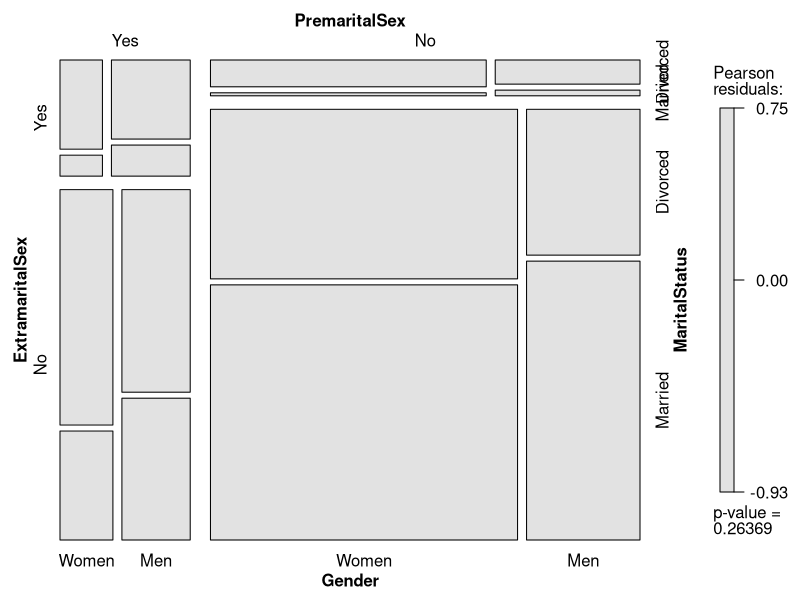
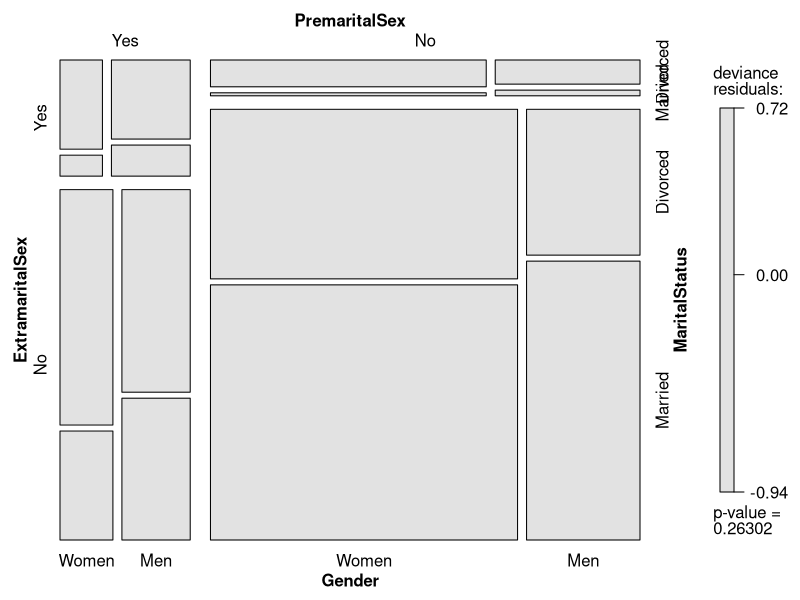
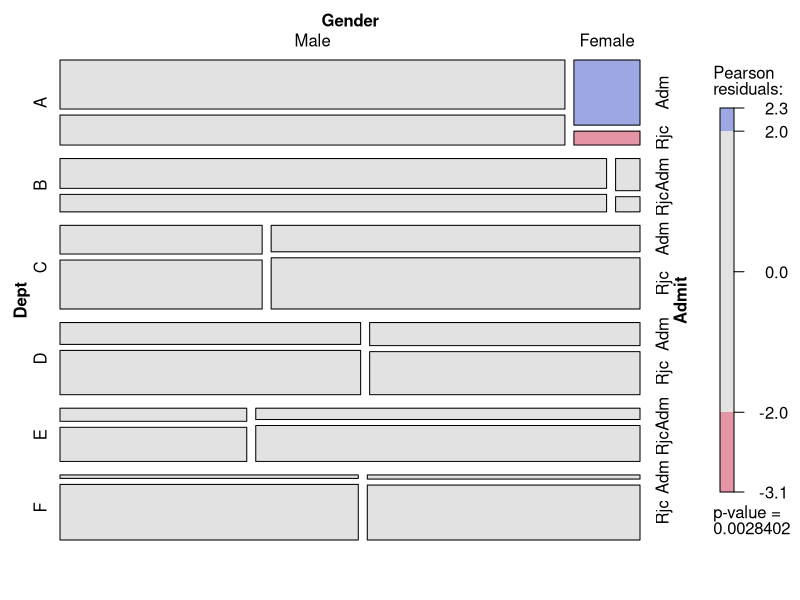
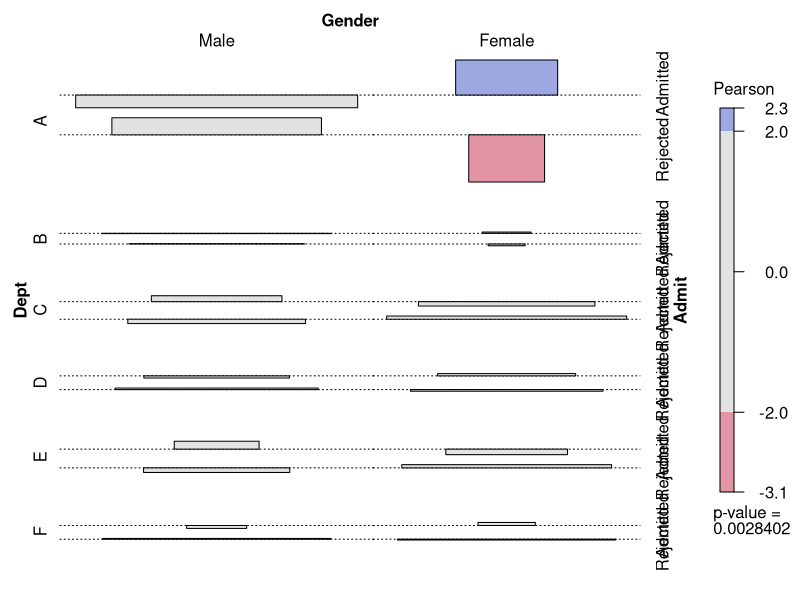
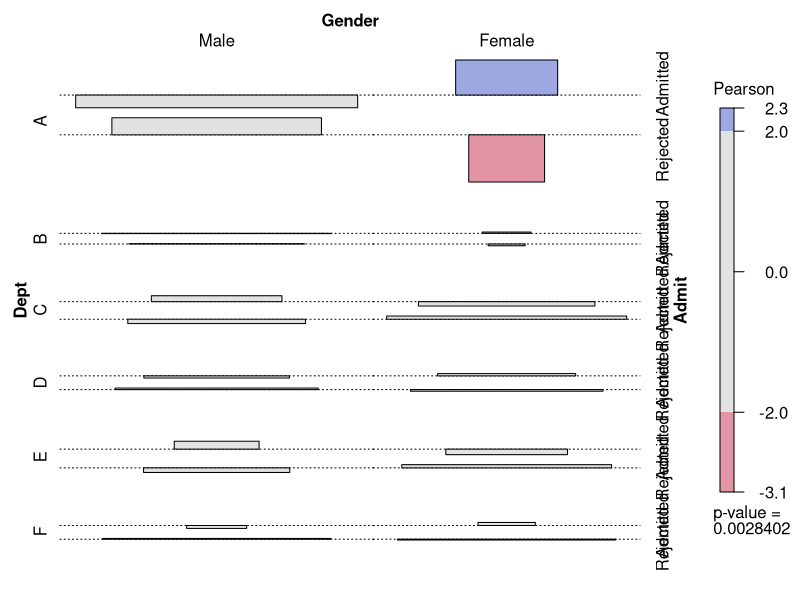

R code for these plots, in order:
## ---- chunk 1
knitr::opts_chunk$set(echo = TRUE)
library(vcd)
## ---- chunk 2

library(MASS)
## mosaic display for PreSex model
data("PreSex")
fm <- loglm(~ PremaritalSex * ExtramaritalSex * (Gender + MaritalStatus),
data = aperm(PreSex, c(3, 2, 4, 1)))
fm
## visualize Pearson statistic
plot(fm, split_vertical = TRUE)
## visualize LR statistic
plot(fm, split_vertical = TRUE, residuals_type = "deviance")
## conditional independence in UCB admissions data
data("UCBAdmissions")
fm <- loglm(~ Dept * (Gender + Admit), data = aperm(UCBAdmissions))
## use mosaic display
plot(fm, labeling_args = list(abbreviate = c(Admit = 3)))
## and association plot
plot(fm, panel = assoc)
assoc(fm)
